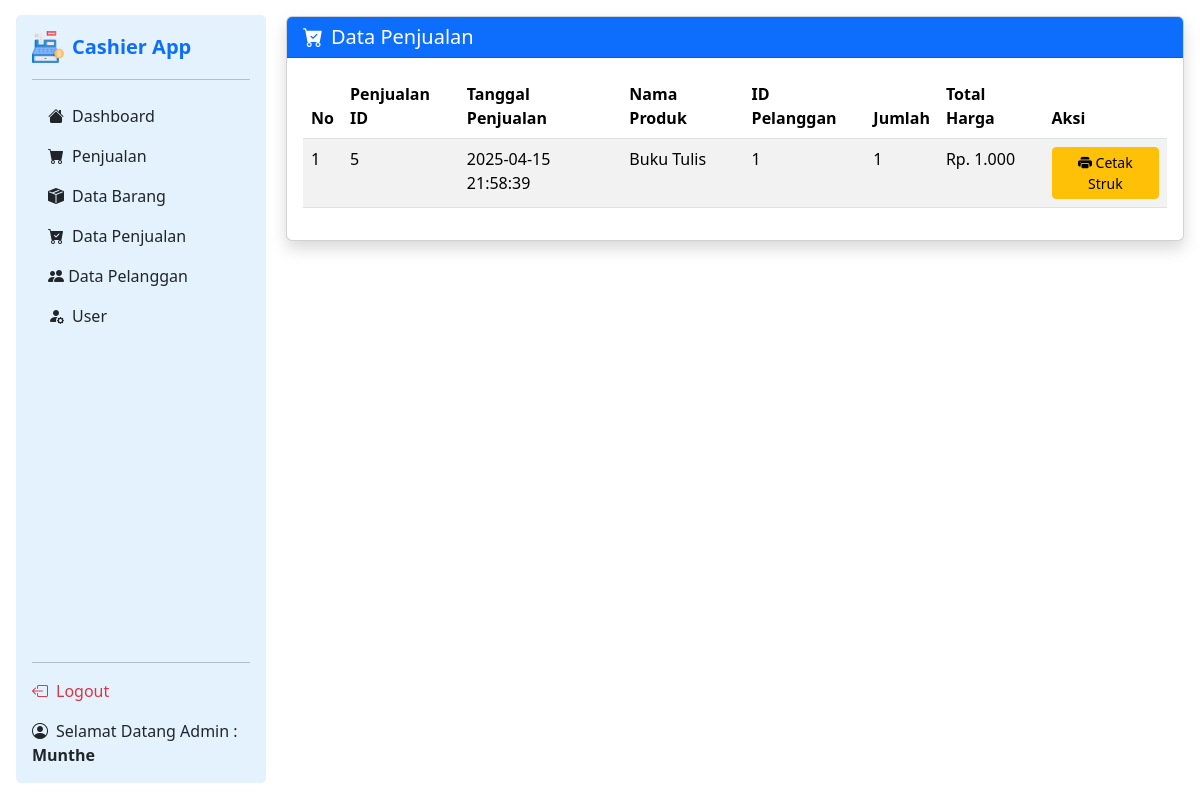
The app's page /pages/data-penjualan.php (signed in), older data.
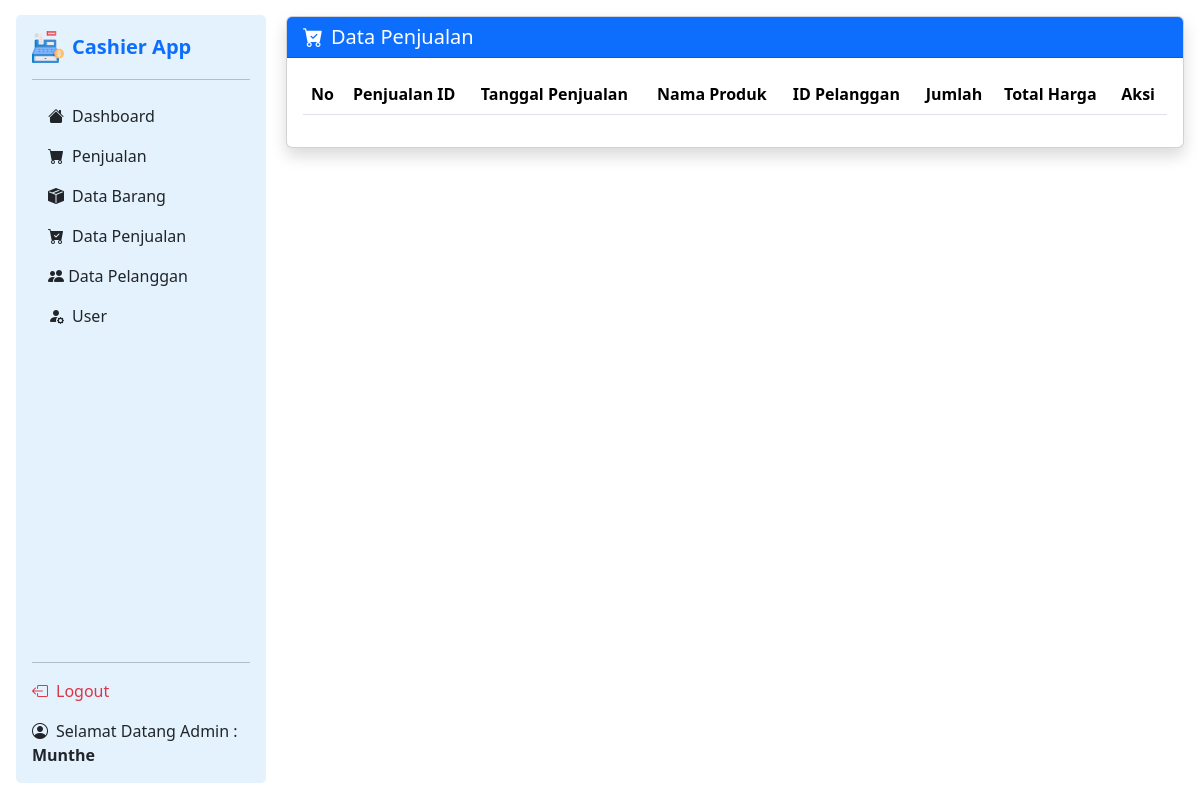
The same page, newer data.
### tables this page shows
CREATE TABLE `petugas` (
  `id_petugas` int(11) NOT NULL,
  `nama_petugas` varchar(255) NOT NULL,
  `username` text NOT NULL,
  `password` text NOT NULL,
  `level` enum('admin','petugas','','') NOT NULL
);

CREATE TABLE `detailpenjualan` (
  `DetailID` int(11) NOT NULL,
  `PenjualanID` int(255) NOT NULL,
  `TanggalPenjualan` datetime NOT NULL,
  `NamaProduk` varchar(255) NOT NULL,
  `Jumlah` int(255) NOT NULL,
  `TotalHarga` decimal(10,2) NOT NULL
);

CREATE TABLE `penjualan` (
  `PenjualanID` int(11) NOT NULL,
  `PelangganID` int(11) NOT NULL,
  `TanggalPenjualan` datetime NOT NULL,
  `TotalHarga` decimal(10,2) NOT NULL
);

### pages/data-penjualan.php (the view, shortened to what this page needs)
<?php
include '../config/koneksi.php';
?>
<!DOCTYPE html>
<html lang="en">
<head>
    <link href="https://cdn.jsdelivr.net/npm/bootstrap@5.3.3/dist/css/bootstrap.min.css" rel="stylesheet">
</head>
<body>
<?php
    if ($_SESSION['level'] === 'admin') {
        include '../config/sidebar-admin.php';
    } elseif ($_SESSION['level'] === 'petugas') {
        include '../config/sidebar-petugas.php';
    } else {
        echo "Level user tidak dikenal.";
        exit;
    }
?>
    <div class="main-content flex-grow-1 p-3" style="margin-left: 270px; padding: 2rem";>
        <div class="card shadow rounded">
            <div class="card-header bg-primary text-white d-flex justify-content-between">
                <h5 class="mb-0"><i class="bi bi-cart-check-fill me-2"></i>Data Penjualan</h5>
            </div>
            <div class="card-body">
                <div class="table-responsive">
                    <table class="table table-striped table-hover">
                        <thead class="table" style="background-color: #e3f2fd;">
                            <tr>
                                <th>No</th>
                                <th>Penjualan ID</th>
                                <th>Tanggal Penjualan</th>
                                <th>Nama Produk</th>
                                <th>ID Pelanggan</th>
                                <th>Jumlah</th>
                                <th>Total Harga</th>
                                <th>Aksi</th>
                            </tr>
                        </thead>
                        <tbody>
                            <?php
                            $no = 1;
                                $query = "SELECT dp.*, p.PelangganID
                                FROM detailpenjualan dp
                                JOIN penjualan p ON dp.PenjualanID = p.PenjualanID
                                ORDER BY dp.DetailID DESC";
                                $data = mysqli_query($conn, $query);
                                while ($d = mysqli_fetch_assoc($data)) { ?>
                                <tr>
                                    <td><?php echo $no++; ?></td>
                                    <td><?php echo $d['PenjualanID']; ?></td>
                                    <td><?php echo $d['TanggalPenjualan']; ?></td>
                                    <td><?php echo $d['NamaProduk']; ?></td>
                                    <td><?php echo $d['PelangganID']; ?></td>
                                    <td><?php echo $d['Jumlah']; ?></td>
                                    <td>Rp. <?php echo number_format($d['TotalHarga'], 0, ',', '.'); ?></td>
                                    <td>
                                    <button class="btn btn-warning btn-sm" onclick="bukaCetakStruk(<?php echo $d['PenjualanID']; ?>)">
                                        <i class="bi bi-printer-fill"></i> Cetak Struk
                                    </button>
                                </td>
                                </tr>
                            <?php } ?>
                        </tbody>
                    </table>
                </div>
            </div>
        </div>
    </div>
</body>
</html>

### config/sidebar-admin.php (shortened to what this page needs)
<?php
include 'koneksi.php';
$nama_petugas = '';
if (!empty($_SESSION['username'])) {
    $username = $_SESSION['username'];
    $nama_petugas = mysqli_fetch_assoc(mysqli_query($conn, "SELECT nama_petugas FROM petugas WHERE username = '$username'"))['nama_petugas'] ?? '';
}
?>
<link rel="stylesheet" href="../css/sidebar.css">
<div class="sidebar floating-sidebar d-flex flex-column p-3">
  <a href="#" class="d-flex align-items-center mb-3 mb-md-0 me-md-auto text-decoration-none">
    <img src="../assets/kasir-32x32.png" alt="Logo" width="32" height="32" class="me-2">
    <span class="fs-5 fw-semibold text-primary">Cashier App</span>
  </a>
  <hr>
  <ul class="nav nav-pills flex-column mb-auto">
    <li><a href="dashboard.php" class="nav-link text-dark"><i class="bi bi-house-fill me-2"></i>Dashboard</a></li>
    <li><a href="penjualan.php" class="nav-link text-dark"><i class="bi bi-cart-fill me-2"></i>Penjualan</a></li>
    <li><a href="data-barang.php" class="nav-link text-dark"><i class="bi bi-box-seam-fill me-2"></i>Data Barang</a></li>
    <li><a href="data-penjualan.php" class="nav-link text-dark"><i class="bi bi-cart-check-fill me-2"></i>Data Penjualan</a></li>
    <li><a href="data-pelanggan.php" class="nav-link text-dark"><i class="bi bi-people-fill"></i></i> Data Pelanggan</a></li>
    <li><a href="kelola-user.php" class="nav-link text-dark"><i class="bi bi-person-fill-gear me-2"></i>User</a></li>
  </ul>
  <hr>
  <a href="../config/logout.php" class="text-danger text-decoration-none"><i class="bi bi-box-arrow-left me-2"></i>Logout</a>
  <div class="mt-3 text-dark">
    <i class="bi bi-person-circle me-2"></i>Selamat Datang Admin : <strong><?= htmlspecialchars($nama_petugas ?? '') ?></strong>
  </div>
</div>
<link href="https://cdn.jsdelivr.net/npm/bootstrap@5.3.3/dist/css/bootstrap.min.css" rel="stylesheet">
<link rel="stylesheet" href="https://cdn.jsdelivr.net/npm/bootstrap-icons@1.11.3/font/bootstrap-icons.min.css">

### css/sidebar.css (style rules this page uses)
body { min-height: 100vh; display: flex; flex-direction: row; }
.floating-sidebar { position: fixed; top: 15px; left: 1rem; width: 250px; height: 96vh; background-color: #e3f2fd; border-radius: 5px; z-index: 1050; overflow-y: auto; }
.floating-sidebar .nav-link { border-radius: 10px; transition: background-color 0.2s; }
.sidebar .nav-link { color: #000; }

Row changes from the older to the newer data that the page shows:
removed detailpenjualan: PenjualanID "5", TanggalPenjualan "2025-04-15 21:58:39", NamaProduk "Buku Tulis", PenjualanID.PelangganID "1", Jumlah "1", TotalHarga "1.000"
